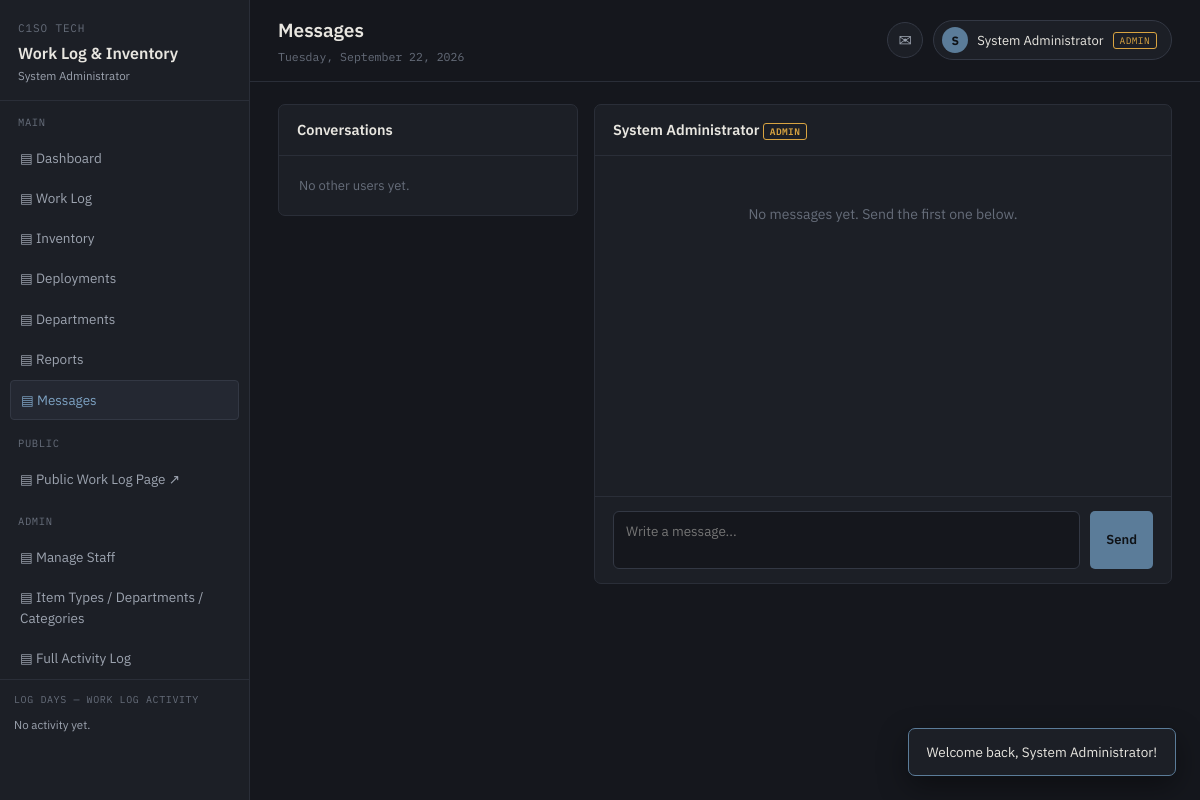
Screenshot of /messages.php?with=1 (signed in) with the database file from the repository.
### tables this page shows
CREATE TABLE IF NOT EXISTS users (
  id            INT UNSIGNED AUTO_INCREMENT PRIMARY KEY,
  full_name     VARCHAR(100)    NOT NULL,
  username      VARCHAR(50)     NOT NULL UNIQUE,
  password_hash VARCHAR(255)    NOT NULL,
  role          ENUM('superadmin','admin','staff') NOT NULL DEFAULT 'staff',
  status        ENUM('active','disabled') NOT NULL DEFAULT 'active',
  created_at    DATETIME NOT NULL DEFAULT CURRENT_TIMESTAMP,
  updated_at    DATETIME NOT NULL DEFAULT CURRENT_TIMESTAMP ON UPDATE CURRENT_TIMESTAMP
);

### auth.php (called while the page is built, shortened)
<?php
function current_user() {
    return [
        'id'        => (int)$_SESSION['user_id'],
        'full_name' => $_SESSION['full_name'],
        'username'  => $_SESSION['username'],
        'role'      => $_SESSION['role'],
    ];
}
function is_logged_in() {
    return isset($_SESSION['user_id']);
}
function is_admin() {
    return is_logged_in() && in_array($_SESSION['role'], ['admin', 'superadmin'], true);
}
function h($str) {
    return htmlspecialchars($str ?? '', ENT_QUOTES, 'UTF-8');
}
function unread_message_count($conn) {
    $user = current_user();
    $stmt = $conn->prepare("SELECT COUNT(*) c FROM messages WHERE recipient_id = ? AND is_read = 0");
    $stmt->bind_param('i', $user['id']);
    $stmt->execute();
    $row = $stmt->get_result()->fetch_assoc();
    return (int)($row['c'] ?? 0);
}

### messages.php (the view, shortened to what this page needs)
<?php
require_once 'includes/db.php';
require_once 'includes/auth.php';
$pageTitle = 'Messages';
$activePage = 'messages';
$me = current_user();
$withId = (int)($_GET['with'] ?? 0);
$convRes = $conn->prepare(
    "SELECT u.id, u.full_name, u.role,
       (SELECT body FROM messages m WHERE (m.sender_id=u.id AND m.recipient_id=?) OR (m.sender_id=? AND m.recipient_id=u.id) ORDER BY m.created_at DESC LIMIT 1) AS last_body,
       (SELECT created_at FROM messages m WHERE (m.sender_id=u.id AND m.recipient_id=?) OR (m.sender_id=? AND m.recipient_id=u.id) ORDER BY m.created_at DESC LIMIT 1) AS last_at,
       (SELECT COUNT(*) FROM messages m WHERE m.sender_id=u.id AND m.recipient_id=? AND m.is_read=0) AS unread_count
     FROM users u
     WHERE u.id != ? AND u.status = 'active'
     ORDER BY last_at IS NULL, last_at DESC, u.full_name"
);
$convRes->bind_param('iiiiii', $me['id'], $me['id'], $me['id'], $me['id'], $me['id'], $me['id']);
$convRes->execute();
$conversations = $convRes->get_result();
$thread = null;
$otherUser = null;
if ($withId > 0) {
    $ou = $conn->prepare("SELECT id, full_name, role FROM users WHERE id = ?");
    $ou->bind_param('i', $withId);
    $ou->execute();
    $otherUser = $ou->get_result()->fetch_assoc();
    if ($otherUser) {
        $t = $conn->prepare(
            "SELECT m.*, u.full_name AS sender_name
             FROM messages m JOIN users u ON u.id = m.sender_id
             WHERE (m.sender_id = ? AND m.recipient_id = ?) OR (m.sender_id = ? AND m.recipient_id = ?)
             ORDER BY m.created_at ASC"
        );
        $t->bind_param('iiii', $me['id'], $withId, $withId, $me['id']);
        $t->execute();
        $thread = $t->get_result();
    }
}
include 'includes/header.php';
?>
<div class="msg-layout">
  <div class="panel msg-conv-list">
    <div class="panel-header"><h2>Conversations</h2></div>
    <div class="panel-body" style="padding:0;">
      <?php if ($conversations->num_rows === 0): ?>
        <div style="padding:20px; color:var(--text-faint); font-size:13px;">No other users yet.</div>
      <?php else: while ($c = $conversations->fetch_assoc()): ?>
        <a href="messages.php?with=<?php echo $c['id']; ?>" class="msg-conv-item <?php echo $withId==$c['id']?'active':''; ?>">
          <span class="account-avatar" style="flex-shrink:0;"><?php echo strtoupper(substr($c['full_name'],0,1)); ?></span>
          <span class="msg-conv-info">
            <span class="msg-conv-name">
              <?php echo h($c['full_name']); ?>
              <span class="account-role-badge role-<?php echo $c['role']; ?>" style="margin-left:6px;"><?php echo h($c['role']); ?></span>
            </span>
            <span class="msg-conv-preview"><?php echo $c['last_body'] ? h(mb_strimwidth($c['last_body'], 0, 46, '…')) : 'No messages yet — say hi!'; ?></span>
          </span>
          <?php if ($c['unread_count'] > 0): ?>
            <span class="msg-unread-badge"><?php echo (int)$c['unread_count']; ?></span>
          <?php endif; ?>
        </a>
      <?php endwhile; endif; ?>
    </div>
  </div>
  <div class="panel msg-thread">
    <?php if (!$otherUser): ?>
      <div class="panel-body" style="text-align:center; color:var(--text-faint); padding:60px 20px;">
        Select a conversation on the left to start messaging.
      </div>
    <?php else: ?>
      <div class="panel-header">
        <h2><?php echo h($otherUser['full_name']); ?> <span class="account-role-badge role-<?php echo $otherUser['role']; ?>"><?php echo h($otherUser['role']); ?></span></h2>
      </div>
      <div class="msg-thread-body" id="msgThreadBody">
        <?php if ($thread->num_rows === 0): ?>
          <div style="text-align:center; color:var(--text-faint); padding:30px 0;">No messages yet. Send the first one below.</div>
        <?php else: while ($m = $thread->fetch_assoc()):
          $mine = $m['sender_id'] == $me['id']; ?>
          <div class="msg-bubble-row <?php echo $mine ? 'mine' : ''; ?>">
            <div class="msg-bubble <?php echo $mine ? 'mine' : ''; ?>">
              <div class="msg-bubble-text"><?php echo nl2br(h($m['body'])); ?></div>
              <div class="msg-bubble-time"><?php echo date('M j, g:i a', strtotime($m['created_at'])); ?></div>
            </div>
          </div>
        <?php endwhile; endif; ?>
      </div>
      <form method="POST" class="msg-composer" id="msgComposerForm">
        <textarea name="body" placeholder="Write a message..." required></textarea>
        <button type="submit" class="btn-primary" data-loading-text="Sending...">Send</button>
      </form>
    <?php endif; ?>
  </div>
</div>
<?php include 'includes/footer.php'; ?>

### header.php (shortened to what this page needs)
<?php
require_once __DIR__ . '/auth.php';
$user = current_user();
$pageTitle = $pageTitle ?? 'Dashboard';
$activePage = $activePage ?? '';
$activityRes = $conn->query(
    "SELECT actor_name, actor_role, action, details, created_at
     FROM activity_log
     WHERE module = 'worklog'
     ORDER BY created_at DESC LIMIT 25"
);
$unreadMsgCount = unread_message_count($conn);
?>
<!DOCTYPE html>
<html lang="en">
<head>
<link rel="stylesheet" href="assets/css/style.css">
</head>
<body>
<div class="app">
  <aside class="sidebar" id="sidebar">
    <div class="brand">
      <div class="brand-mark">C1SO TECH</div>
      <div class="brand-title">Work Log &amp; Inventory</div>
      <div class="brand-sub"><?php echo h($user['full_name']); ?></div>
    </div>
    <div class="nav-section">MAIN</div>
    <div class="nav-list">
      <a class="nav-item <?php echo $activePage==='dashboard'?'active':''; ?>" href="index.php">▤ Dashboard</a>
      <a class="nav-item <?php echo $activePage==='worklog'?'active':''; ?>" href="worklog.php">▤ Work Log</a>
      <a class="nav-item <?php echo $activePage==='inventory'?'active':''; ?>" href="inventory.php">▤ Inventory</a>
      <a class="nav-item <?php echo $activePage==='deployments'?'active':''; ?>" href="deployments.php">▤ Deployments</a>
      <a class="nav-item <?php echo $activePage==='departments'?'active':''; ?>" href="departments.php">▤ Departments</a>
      <a class="nav-item <?php echo $activePage==='reports'?'active':''; ?>" href="reports.php">▤ Reports</a>
      <a class="nav-item <?php echo $activePage==='messages'?'active':''; ?>" href="messages.php">▤ Messages<?php if ($unreadMsgCount > 0): ?> <span class="nav-badge"><?php echo $unreadMsgCount; ?></span><?php endif; ?></a>
    </div>
    <div class="nav-section">PUBLIC</div>
    <div class="nav-list">
      <a class="nav-item" href="public_worklog.php" target="_blank">▤ Public Work Log Page ↗</a>
    </div>
    <?php if (is_admin()): ?>
    <div class="nav-section">ADMIN</div>
    <div class="nav-list">
      <a class="nav-item <?php echo $activePage==='staff'?'active':''; ?>" href="staff.php">▤ Manage Staff</a>
      <a class="nav-item <?php echo $activePage==='settings'?'active':''; ?>" href="settings.php">▤ Item Types / Departments / Categories</a>
      <a class="nav-item <?php echo $activePage==='activity'?'active':''; ?>" href="activity.php">▤ Full Activity Log</a>
    </div>
    <?php endif; ?>
    <div class="activity-widget">
      <div class="activity-widget-title">Log Days — Work Log Activity</div>
      <?php if ($activityRes && $activityRes->num_rows > 0): ?>
        <?php while ($a = $activityRes->fetch_assoc()): ?>
          <div class="activity-item">
            <span class="who <?php echo in_array($a['actor_role'], ['admin','superadmin'], true) ? 'admin' : ''; ?>"><?php echo h($a['actor_name']); ?></span>
            <span class="what"> — <?php echo h($a['action']); ?><?php echo $a['details'] ? ': ' . h($a['details']) : ''; ?></span><br>
            <span class="when"><?php echo date('M j, Y g:i a', strtotime($a['created_at'])); ?></span>
          </div>
        <?php endwhile; ?>
      <?php else: ?>
        <div class="activity-item"><span class="what">No activity yet.</span></div>
      <?php endif; ?>
    </div>
  </aside>
  <main class="main">
    <div class="topbar">
      <div style="display:flex; gap:12px; align-items:center;">
        <div class="topbar-title">
          <?php echo h($pageTitle); ?>
          <span class="full-date"><?php echo date('l, F j, Y'); ?></span>
        </div>
      </div>
      <div style="display:flex; align-items:center; gap:10px;">
      <a href="messages.php" class="icon-btn" title="Messages" aria-label="Messages">
        ✉
      </a>
      <div class="account-menu">
        <button class="account-btn" onclick="document.getElementById('accountDropdown').classList.toggle('open')">
          <span class="account-avatar"><?php echo strtoupper(substr($user['full_name'],0,1)); ?></span>
          <span><?php echo h($user['full_name']); ?></span>
          <span class="account-role-badge role-<?php echo h($user['role']); ?>"><?php echo $user['role'] === 'superadmin' ? 'Super Admin' : h($user['role']); ?></span>
        </button>
      </div>
      </div>
    </div>
    <div id="toastContainer" class="toast-container"></div>
    <div class="content">

### style.css (style rules this page uses)
:root { --bg:#15171D; --panel:#1C1F26; --panel-2:#242832; --border:#333844; --border-soft:#2A2E38; --text:#E8E6E0; --text-dim:#9CA3AF; --text-faint:#666D7A; --accent:#5B7C99; --accent-bright:#7EA3C4; --amber:#D9A441; --green:#6B9B7C; --red:#C4675A; --font-ui: 'IBM Plex Sans', sans-serif; --font-mono: 'IBM Plex Mono', monospace; }
* { box-sizing:border-box; margin:0; padding:0; }
body { background:var(--bg); color:var(--text); font-family:var(--font-ui); font-size:14px; line-height:1.5; }
a { color:var(--accent-bright); text-decoration:none; }
.app { display:grid; grid-template-columns:250px 1fr; min-height:100vh; }
.sidebar { background:var(--panel); border-right:1px solid var(--border-soft); display:flex; flex-direction:column; position:sticky; top:0; height:100vh; overflow-y:auto; }
.brand { padding:20px 18px 16px; border-bottom:1px solid var(--border-soft); }
.brand-mark { font-family:var(--font-mono); font-size:11px; letter-spacing:.08em; color:var(--text-faint); margin-bottom:4px; }
.brand-title { font-size:16px; font-weight:600; }
.brand-sub { font-size:11.5px; color:var(--text-dim); margin-top:2px; }
.nav-section { padding:14px 18px 8px; font-family:var(--font-mono); font-size:10.5px; color:var(--text-faint); letter-spacing:.06em; }
.nav-list { padding:0 10px; }
.nav-item { display:flex; align-items:center; gap:8px; padding:9px 10px; border-radius:4px; color:var(--text-dim); font-size:13.5px; margin-bottom:2px; }
.nav-item.active { background:var(--panel-2); color:var(--accent-bright); border:1px solid var(--border); }
.main { display:flex; flex-direction:column; min-width:0; }
.topbar { padding:16px 28px; border-bottom:1px solid var(--border-soft); display:flex; align-items:center; justify-content:space-between; gap:16px; flex-wrap:wrap; }
.topbar-title { font-size:19px; font-weight:600; }
.topbar-title .full-date { display:block; font-family:var(--font-mono); font-size:11.5px; color:var(--text-faint); font-weight:400; margin-top:3px; }
.account-menu { position:relative; }
.account-btn { display:flex; align-items:center; gap:9px; background:var(--panel); border:1px solid var(--border); border-radius:20px; padding:6px 14px 6px 8px; cursor:pointer; color:var(--text); font-family:var(--font-ui); font-size:13px; }
.account-avatar { width:26px; height:26px; border-radius:50%; background:var(--accent); color:#0F1216; display:flex; align-items:center; justify-content:center; font-weight:700; font-size:12px; flex-shrink:0; }
.account-role-badge { font-family:var(--font-mono); font-size:9.5px; letter-spacing:.04em; padding:1px 6px; border-radius:3px; border:1px solid var(--border); color:var(--text-faint); text-transform:uppercase; }
.account-role-badge.role-admin { color:var(--amber); border-color:var(--amber); }
.content { flex:1; padding:22px 28px 50px; overflow-x:auto; }
.btn-primary { background:var(--accent); color:#0F1216; border:none; font-family:var(--font-ui); font-weight:600; font-size:13px; padding:9px 16px; border-radius:5px; cursor:pointer; white-space:nowrap; }
.panel { background:var(--panel); border:1px solid var(--border-soft); border-radius:7px; margin-bottom:20px; }
.panel-header { padding:14px 18px; border-bottom:1px solid var(--border-soft); display:flex; align-items:center; justify-content:space-between; flex-wrap:wrap; gap:10px; }
.panel-header h2 { font-size:14.5px; font-weight:600; }
.panel-body { padding:16px 18px; }
.activity-widget { border-top:1px solid var(--border-soft); padding:12px 14px; max-height:320px; overflow-y:auto; }
.activity-widget-title { font-family:var(--font-mono); font-size:10px; letter-spacing:.06em; color:var(--text-faint); margin-bottom:10px; text-transform:uppercase; }
.activity-item { margin-bottom:10px; font-size:11.5px; line-height:1.4; }
.activity-item .what { color:var(--text-dim); }
.icon-btn { position:relative; display:flex; align-items:center; justify-content:center; width:36px; height:36px; background:var(--panel); border:1px solid var(--border); border-radius:50%; color:var(--text-dim); font-size:16px; text-decoration:none; }
.toast-container { position:fixed; bottom:24px; right:24px; z-index:200; display:flex; flex-direction:column; gap:10px; align-items:flex-end; }

### rows the page displays
users: full_name "System Administrator", full_name "S", role "ADMIN"

### other values shown
$pageTitle "Messages"
